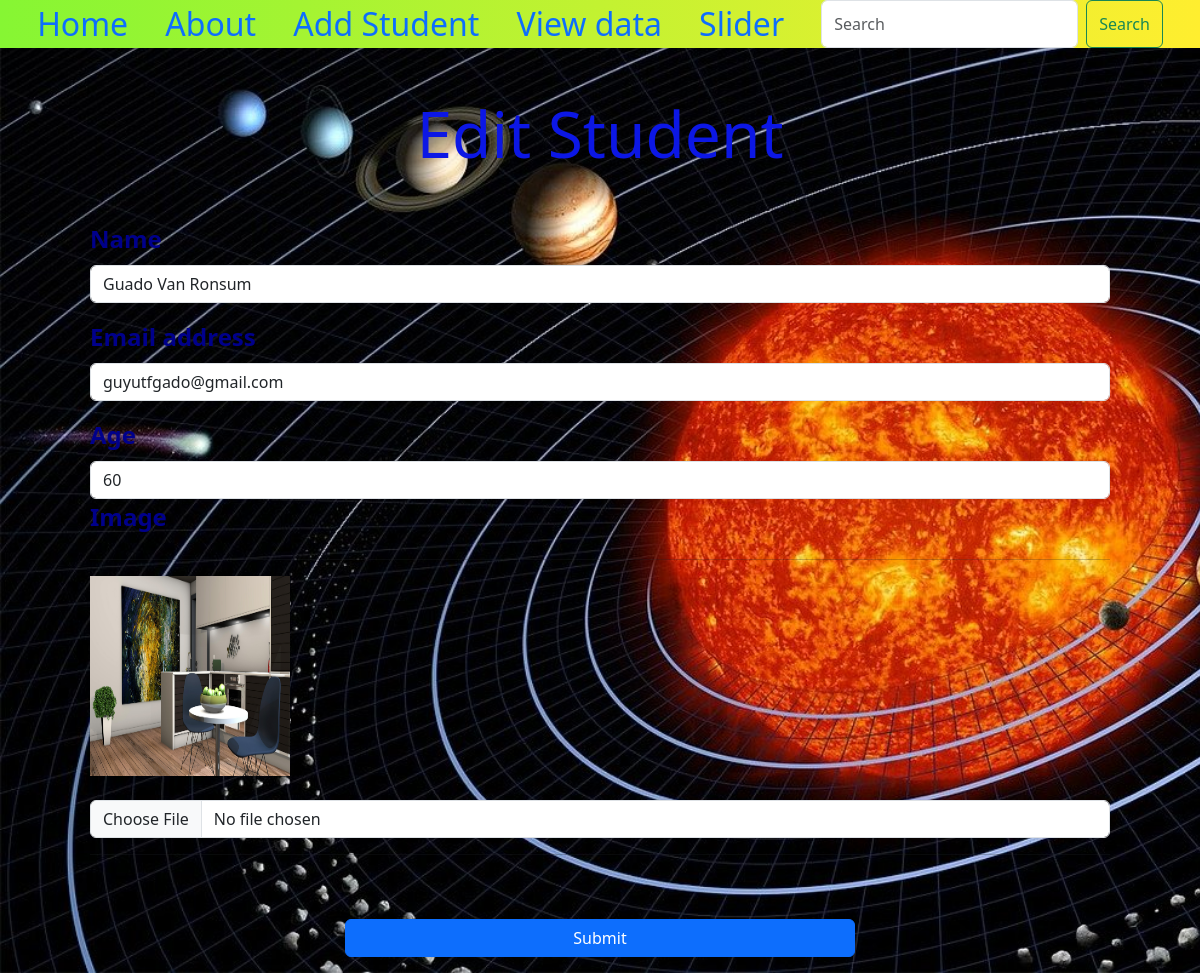
Page /edit/2 on the committed database.
### class/models.py (models this page shows, shortened)
class Student(models.Model):
    name = models.CharField(max_length=100, blank=False)
    email = models.EmailField()
    age = models.IntegerField()
    image = models.ImageField(upload_to='images', default='profile.png')
    created_at = models.DateTimeField(auto_now_add=True)

### class/views.py (the view, shortened to what this page needs)
# urls.py: path("edit/<id>", views.edit, name='edit'),
def edit(request, id):
    std = Student.objects.get(id=id)
    cont = {'ids': std}
    return render(request, 'edit.html', cont)

### class/templates/edit.html (shortened to what this page needs)
{% extends 'layout.html' %}
{% load static %}
{% block body %}
    <div class="container">
        <h1 class="mt-5" >Edit Student</h1>
        <form action="/edit/{{ ids.id }}" enctype="multipart/form-data" method="post" class="mt-5 px-5">
            <div class="mb-3">
              <label for="name" class="form-label">Name</label>
              <input type="text" class="form-control" value="{{ ids.name }}" id="name" placeholder="Name" name="name" required>
            </div>
            <div class="mb-3">
              <label for="email" class="form-label">Email address</label>
              <input type="email" class="form-control" id="email" value="{{ ids.email }}" placeholder="name@example.com" name="email" required>
            </div>
            <label for="age" class="form-label">Age</label>
            <input type="number" id="age" class="form-control" value="{{ ids.age }}" aria-describedby="passwordHelpBlock" name="age" required>
            <div class="mb-3">
              <label for="image" class="form-label">Image</label>
                <hr>
                <img src="../media/{{ ids.image }}" width="200" height="200" alt="{{ ids.image }}">
                <br><br>
              <input class="form-control" type="file" id="image" name="image">
                <hr>
                <div class="d-grid gap-2 col-6 mx-auto">
                    <button class="btn btn-primary mt-5" type="Submit">Submit</button>
                </div>
            </div>
        </form>
    </div>
{% endblock %}

### class/static/css/styles.css (style rules this page uses)
body { background-image: url("../images/solar.jpg"); background-repeat: no-repeat; background-size: cover; }
label { font-size: 1.5em; font-weight: bolder; color: darkblue; }
body h1 { color: #0c17e5; text-align: center; font-size: 4rem; }

### rows in the picture
Student: name "Guado Van Ronsum", email "guyutfgado@gmail.com", age "60", image (picture)
